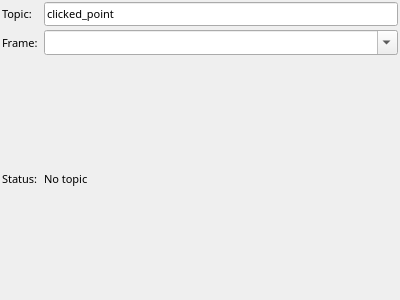
<?xml version="1.0" encoding="UTF-8"?>
<ui version="4.0">
 <class>pose_click_publisher_config</class>
 <widget class="QWidget" name="pose_click_publisher_config">
  <property name="geometry">
   <rect>
    <x>0</x>
    <y>0</y>
    <width>400</width>
    <height>300</height>
   </rect>
  </property>
  <property name="windowTitle">
   <string>Form</string>
  </property>
  <property name="styleSheet">
   <string notr="true"/>
  </property>
  <layout class="QGridLayout" name="gridLayout">
   <property name="leftMargin">
    <number>2</number>
   </property>
   <property name="topMargin">
    <number>2</number>
   </property>
   <property name="rightMargin">
    <number>2</number>
   </property>
   <property name="bottomMargin">
    <number>2</number>
   </property>
   <property name="verticalSpacing">
    <number>4</number>
   </property>
   <item row="2" column="1">
    <widget class="QLineEdit" name="topic">
     <property name="font">
      <font>
       <family>Sans Serif</family>
       <pointsize>8</pointsize>
      </font>
     </property>
     <property name="text">
      <string>clicked_point</string>
     </property>
    </widget>
   </item>
   <item row="2" column="0">
    <widget class="QLabel" name="label">
     <property name="font">
      <font>
       <family>Sans Serif</family>
       <pointsize>8</pointsize>
      </font>
     </property>
     <property name="text">
      <string>Topic:</string>
     </property>
    </widget>
   </item>
   <item row="3" column="0">
    <widget class="QLabel" name="output_frame">
     <property name="font">
      <font>
       <family>Sans Serif</family>
       <pointsize>8</pointsize>
      </font>
     </property>
     <property name="text">
      <string>Frame:</string>
     </property>
    </widget>
   </item>
   <item row="3" column="1">
    <widget class="QComboBox" name="outputframe">
     <property name="sizePolicy">
      <sizepolicy hsizetype="Expanding" vsizetype="Fixed">
       <horstretch>0</horstretch>
       <verstretch>0</verstretch>
      </sizepolicy>
     </property>
     <property name="maximumSize">
      <size>
       <width>16777215</width>
       <height>25</height>
      </size>
     </property>
     <property name="font">
      <font>
       <family>Sans Serif</family>
       <pointsize>8</pointsize>
      </font>
     </property>
     <property name="toolTip">
      <string>The reference frame that points will be published in.
                        </string>
     </property>
     <property name="editable">
      <bool>true</bool>
     </property>
    </widget>
   </item>
   <item row="4" column="0">
    <widget class="QLabel" name="point_publisher_status">
     <property name="font">
      <font>
       <family>Sans Serif</family>
       <pointsize>8</pointsize>
      </font>
     </property>
     <property name="text">
      <string>Status:</string>
     </property>
    </widget>
   </item>
   <item row="4" column="1">
    <widget class="QLabel" name="status">
     <property name="font">
      <font>
       <family>Sans Serif</family>
       <pointsize>8</pointsize>
      </font>
     </property>
     <property name="styleSheet">
      <string notr="true"/>
     </property>
     <property name="text">
      <string>No topic</string>
     </property>
     <property name="wordWrap">
      <bool>true</bool>
     </property>
    </widget>
   </item>
  </layout>
 </widget>
 <resources/>
 <connections/>
</ui>
